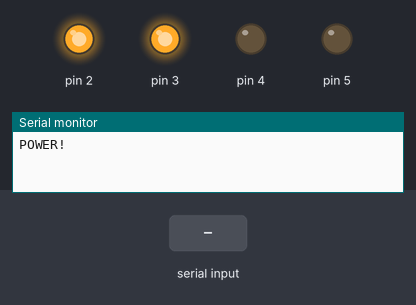
Bench run of a sketch on a simulated Arduino Uno, built with avr-gcc and run on an emulated ATmega328P. Parts: output pins drawn as LEDs (lit = HIGH), the last lines printed to the serial monitor. The test bench sets the inputs (shaded band).

Above: at 0.12 s.
At 5.5 s:
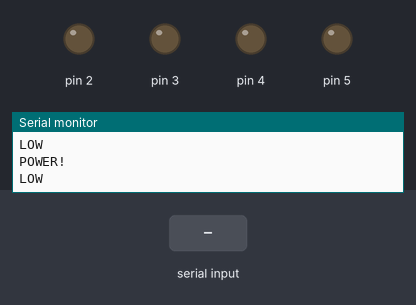
5.6 s: "stop" received over Serial
At 6.87 s:
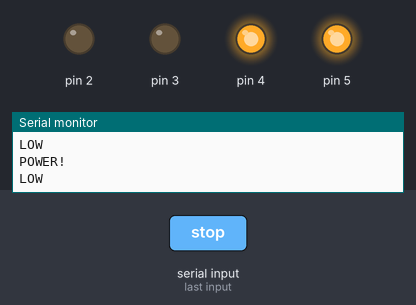
Timing chart, 0 to 8.6 s (numbered marks = the images above; inputs shaded):
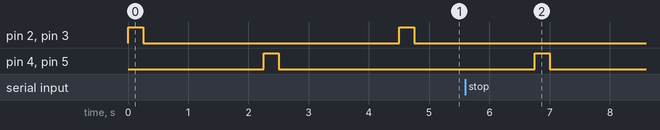

The sketch:

tethered_quad.ino
```cpp
String go = "";
// the setup function runs once when you press reset or power the board
void setup() {
  // initialize digital pin LED_BUILTIN as an output.
  pinMode(2, OUTPUT);
  pinMode(3, OUTPUT);
  pinMode(4, OUTPUT);
  pinMode(5, OUTPUT);
  Serial.begin(9600);
}

// the loop function runs over and over again forever
void loop() {
  while(go != "stop"){
  digitalWrite(2, HIGH);
  digitalWrite(3, HIGH);
  Serial.write("POWER!");
  Serial.println();
  delay(250); // wait
  digitalWrite(2, LOW);
  digitalWrite(3, LOW);
  Serial.write("LOW");
  Serial.println();
  delay(2000);
  digitalWrite(4, HIGH);
  digitalWrite(5, HIGH);
  delay(250);
  digitalWrite(4, LOW);
  digitalWrite(5, LOW);
  delay(2000);
  if (Serial.available() > 0){
    go = Serial.readString();
    Serial.print(go);
  }
  if (go == "stop"){
    while(1 == 1){

    }
  }
  }
}
```

Measured:
- after the input at 5.6 s, pin 2, pin 3: stops changing and stays LOW; pin 4, pin 5: goes on until 7.0 s, then stays LOW
- by itself, pin 2, pin 3: alternates HIGH for 0.25 s and LOW for 4.3 s
